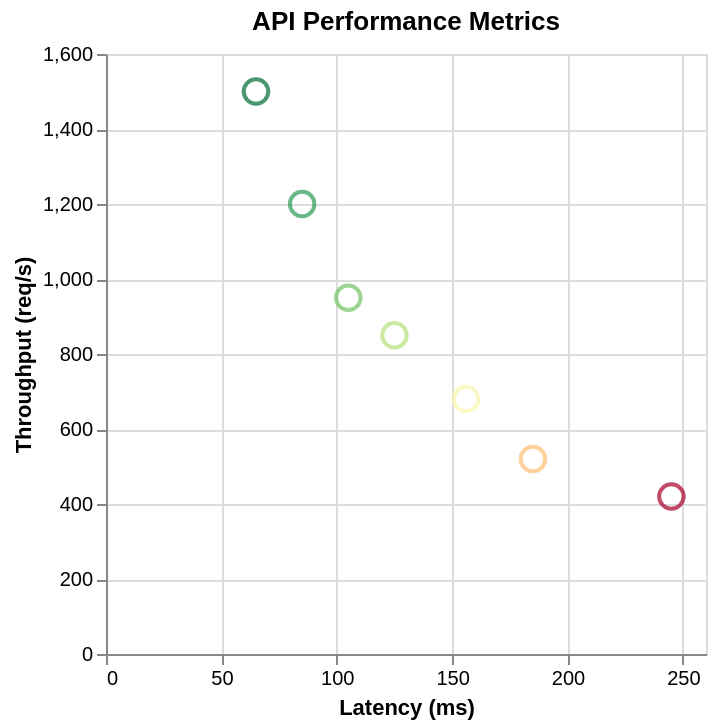

Express this chart as Vega-Lite.
### Vega-Lite specification from a JSON file in a GitHub repository (floating-point values rounded to 4 significant figures)
{"$schema": "https://vega.github.io/schema/vega-lite/v5.json", "description": "Performance metrics correlation", "data": {"values": [{"endpoint": "/api/users", "latency": 125, "throughput": 850}, {"endpoint": "/api/products", "latency": 85, "throughput": 1200}, {"endpoint": "/api/orders", "latency": 156, "throughput": 680}, {"endpoint": "/api/search", "latency": 245, "throughput": 420}, {"endpoint": "/api/auth", "latency": 65, "throughput": 1500}, {"endpoint": "/api/checkout", "latency": 185, "throughput": 520}, {"endpoint": "/api/inventory", "latency": 105, "throughput": 950}]}, "mark": {"type": "point", "size": 150}, "encoding": {"x": {"field": "latency", "type": "quantitative", "axis": {"title": "Latency (ms)"}}, "y": {"field": "throughput", "type": "quantitative", "axis": {"title": "Throughput (req/s)"}}, "color": {"field": "latency", "type": "quantitative", "scale": {"scheme": "redyellowgreen", "reverse": true}, "legend": null}, "tooltip": [{"field": "endpoint", "type": "nominal"}, {"field": "latency", "type": "quantitative", "title": "Latency (ms)"}, {"field": "throughput", "type": "quantitative", "title": "Throughput (req/s)"}]}, "title": "API Performance Metrics"}
